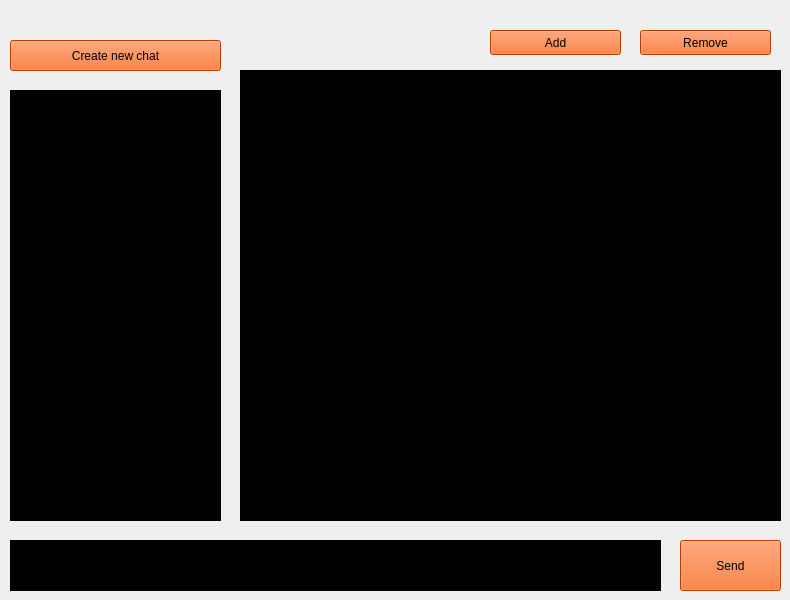
  <widget class="QWidget" name="centralwidget">
   <widget class="QPushButton" name="send">
    <property name="geometry">
     <rect>
      <x>680</x>
      <y>540</y>
      <width>101</width>
      <height>51</height>
     </rect>
    </property>
    <property name="palette">
     <palette>
      <active>
       <colorrole role="WindowText">
        <brush brushstyle="SolidPattern">
         <color alpha="255">
          <red>0</red>
          <green>0</green>
          <blue>0</blue>
         </color>
        </brush>
       </colorrole>
       <colorrole role="Button">
        <brush brushstyle="SolidPattern">
         <color alpha="255">
          <red>255</red>
          <green>85</green>
          <blue>0</blue>
         </color>
        </brush>
       </colorrole>
       <colorrole role="Text">
        <brush brushstyle="SolidPattern">
         <color alpha="255">
          <red>0</red>
          <green>0</green>
          <blue>0</blue>
         </color>
        </brush>
       </colorrole>
       <colorrole role="ButtonText">
        <brush brushstyle="SolidPattern">
         <color alpha="255">
          <red>0</red>
          <green>0</green>
          <blue>0</blue>
         </color>
        </brush>
       </colorrole>
       <colorrole role="Base">
        <brush brushstyle="SolidPattern">
         <color alpha="255">
          <red>255</red>
          <green>85</green>
          <blue>0</blue>
         </color>
        </brush>
       </colorrole>
       <colorrole role="Window">
        <brush brushstyle="SolidPattern">
         <color alpha="255">
          <red>255</red>
          <green>85</green>
          <blue>0</blue>
         </color>
        </brush>
       </colorrole>
       <colorrole role="AlternateBase">
        <brush brushstyle="SolidPattern">
         <color alpha="255">
          <red>255</red>
          <green>0</green>
          <blue>127</blue>
         </color>
        </brush>
       </colorrole>
       <colorrole role="PlaceholderText">
        <brush brushstyle="NoBrush">
         <color alpha="128">
          <red>0</red>
          <green>0</green>
          <blue>0</blue>
         </color>
        </brush>
       </colorrole>
      </active>
      <inactive>
       <colorrole role="WindowText">
        <brush brushstyle="SolidPattern">
         <color alpha="255">
          <red>0</red>
          <green>0</green>
          <blue>0</blue>
         </color>
        </brush>
       </colorrole>
       <colorrole role="Button">
        <brush brushstyle="SolidPattern">
         <color alpha="255">
          <red>255</red>
          <green>85</green>
          <blue>0</blue>
         </color>
        </brush>
       </colorrole>
       <colorrole role="Text">
        <brush brushstyle="SolidPattern">
         <color alpha="255">
          <red>0</red>
          <green>0</green>
          <blue>0</blue>
         </color>
        </brush>
       </colorrole>
       <colorrole role="ButtonText">
        <brush brushstyle="SolidPattern">
         <color alpha="255">
          <red>0</red>
          <green>0</green>
          <blue>0</blue>
         </color>
        </brush>
       </colorrole>
       <colorrole role="Base">
        <brush brushstyle="SolidPattern">
         <color alpha="255">
          <red>255</red>
          <green>85</green>
          <blue>0</blue>
         </color>
        </brush>
       </colorrole>
       <colorrole role="Window">
        <brush brushstyle="SolidPattern">
         <color alpha="255">
          <red>255</red>
          <green>85</green>
          <blue>0</blue>
         </color>
        </brush>
       </colorrole>
       <colorrole role="AlternateBase">
        <brush brushstyle="SolidPattern">
         <color alpha="255">
          <red>245</red>
          <green>245</green>
          <blue>245</blue>
         </color>
        </brush>
       </colorrole>
       <colorrole role="PlaceholderText">
        <brush brushstyle="NoBrush">
         <color alpha="128">
          <red>0</red>
          <green>0</green>
          <blue>0</blue>
         </color>
        </brush>
       </colorrole>
      </inactive>
      <disabled>
       <colorrole role="WindowText">
        <brush brushstyle="SolidPattern">
         <color alpha="255">
          <red>0</red>
          <green>0</green>
          <blue>0</blue>
         </color>
        </brush>
       </colorrole>
       <colorrole role="Button">
        <brush brushstyle="SolidPattern">
         <color alpha="255">
          <red>255</red>
          <green>85</green>
          <blue>0</blue>
         </color>
        </brush>
       </colorrole>
       <colorrole role="Text">
        <brush brushstyle="SolidPattern">
         <color alpha="255">
          <red>0</red>
          <green>0</green>
          <blue>0</blue>
         </color>
        </brush>
       </colorrole>
       <colorrole role="ButtonText">
        <brush brushstyle="SolidPattern">
         <color alpha="255">
          <red>0</red>
          <green>0</green>
          <blue>0</blue>
         </color>
        </brush>
       </colorrole>
       <colorrole role="Base">
        <brush brushstyle="SolidPattern">
         <color alpha="255">
          <red>255</red>
          <green>85</green>
          <blue>0</blue>
         </color>
        </brush>
       </colorrole>
       <colorrole role="Window">
        <brush brushstyle="SolidPattern">
         <color alpha="255">
          <red>255</red>
          <green>85</green>
          <blue>0</blue>
         </color>
        </brush>
       </colorrole>
       <colorrole role="AlternateBase">
        <brush brushstyle="SolidPattern">
         <color alpha="255">
          <red>245</red>
          <green>245</green>
          <blue>245</blue>
         </color>
        </brush>
       </colorrole>
       <colorrole role="PlaceholderText">
        <brush brushstyle="NoBrush">
         <color alpha="128">
          <red>0</red>
          <green>0</green>
          <blue>0</blue>
         </color>
        </brush>
       </colorrole>
      </disabled>
     </palette>
    </property>
    <property name="styleSheet">
     <string notr="true">background-color: rgb(255, 85, 0);
color: rgb(0, 0, 0);</string>
    </property>
    <property name="text">
     <string>Send</string>
    </property>
   </widget>
   <widget class="QTextEdit" name="textEdit">
    <property name="geometry">
     <rect>
      <x>10</x>
      <y>540</y>
      <width>651</width>
      <height>51</height>
     </rect>
    </property>
    <property name="palette">
     <palette>
      <active>
       <colorrole role="WindowText">
        <brush brushstyle="SolidPattern">
         <color alpha="255">
          <red>255</red>
          <green>255</green>
          <blue>255</blue>
         </color>
        </brush>
       </colorrole>
       <colorrole role="Button">
        <brush brushstyle="SolidPattern">
         <color alpha="255">
          <red>0</red>
          <green>0</green>
          <blue>0</blue>
         </color>
        </brush>
       </colorrole>
       <colorrole role="Text">
        <brush brushstyle="SolidPattern">
         <color alpha="255">
          <red>255</red>
          <green>255</green>
          <blue>255</blue>
         </color>
        </brush>
       </colorrole>
       <colorrole role="ButtonText">
        <brush brushstyle="SolidPattern">
         <color alpha="255">
          <red>255</red>
          <green>255</green>
          <blue>255</blue>
         </color>
        </brush>
       </colorrole>
       <colorrole role="Base">
        <brush brushstyle="SolidPattern">
         <color alpha="255">
          <red>0</red>
          <green>0</green>
          <blue>0</blue>
         </color>
        </brush>
       </colorrole>
       <colorrole role="Window">
        <brush brushstyle="SolidPattern">
         <color alpha="255">
          <red>0</red>
          <green>0</green>
          <blue>0</blue>
         </color>
        </brush>
       </colorrole>
       <colorrole role="ToolTipText">
        <brush brushstyle="SolidPattern">
         <color alpha="255">
          <red>255</red>
          <green>255</green>
          <blue>255</blue>
         </color>
        </brush>
       </colorrole>
       <colorrole role="PlaceholderText">
        <brush brushstyle="NoBrush">
         <color alpha="128">
          <red>255</red>
          <green>255</green>
          <blue>255</blue>
         </color>
        </brush>
       </colorrole>
      </active>
      <inactive>
       <colorrole role="WindowText">
        <brush brushstyle="SolidPattern">
         <color alpha="255">
          <red>255</red>
          <green>255</green>
          <blue>255</blue>
         </color>
        </brush>
       </colorrole>
       <colorrole role="Button">
        <brush brushstyle="SolidPattern">
         <color alpha="255">
          <red>0</red>
          <green>0</green>
          <blue>0</blue>
         </color>
        </brush>
       </colorrole>
       <colorrole role="Text">
        <brush brushstyle="SolidPattern">
         <color alpha="255">
          <red>255</red>
          <green>255</green>
          <blue>255</blue>
         </color>
        </brush>
       </colorrole>
       <colorrole role="ButtonText">
        <brush brushstyle="SolidPattern">
         <color alpha="255">
          <red>255</red>
          <green>255</green>
          <blue>255</blue>
         </color>
        </brush>
       </colorrole>
       <colorrole role="Base">
        <brush brushstyle="SolidPattern">
         <color alpha="255">
          <red>0</red>
          <green>0</green>
          <blue>0</blue>
         </color>
        </brush>
       </colorrole>
       <colorrole role="Window">
        <brush brushstyle="SolidPattern">
         <color alpha="255">
          <red>0</red>
          <green>0</green>
          <blue>0</blue>
         </color>
        </brush>
       </colorrole>
       <colorrole role="ToolTipText">
        <brush brushstyle="SolidPattern">
         <color alpha="255">
          <red>255</red>
          <green>255</green>
          <blue>255</blue>
         </color>
        </brush>
       </colorrole>
       <colorrole role="PlaceholderText">
        <brush brushstyle="NoBrush">
         <color alpha="128">
          <red>255</red>
          <green>255</green>
          <blue>255</blue>
         </color>
        </brush>
       </colorrole>
      </inactive>
      <disabled>
       <colorrole role="WindowText">
        <brush brushstyle="SolidPattern">
         <color alpha="255">
          <red>255</red>
          <green>255</green>
          <blue>255</blue>
         </color>
        </brush>
       </colorrole>
       <colorrole role="Button">
        <brush brushstyle="SolidPattern">
         <color alpha="255">
          <red>0</red>
          <green>0</green>
          <blue>0</blue>
         </color>
        </brush>
       </colorrole>
       <colorrole role="Text">
        <brush brushstyle="SolidPattern">
         <color alpha="255">
          <red>255</red>
          <green>255</green>
          <blue>255</blue>
         </color>
        </brush>
       </colorrole>
       <colorrole role="ButtonText">
        <brush brushstyle="SolidPattern">
         <color alpha="255">
          <red>255</red>
          <green>255</green>
          <blue>255</blue>
         </color>
        </brush>
       </colorrole>
       <colorrole role="Base">
        <brush brushstyle="SolidPattern">
         <color alpha="255">
          <red>0</red>
          <green>0</green>
          <blue>0</blue>
         </color>
        </brush>
       </colorrole>
       <colorrole role="Window">
        <brush brushstyle="SolidPattern">
         <color alpha="255">
          <red>0</red>
          <green>0</green>
          <blue>0</blue>
         </color>
        </brush>
       </colorrole>
       <colorrole role="ToolTipText">
        <brush brushstyle="SolidPattern">
         <color alpha="255">
          <red>255</red>
          <green>255</green>
          <blue>255</blue>
         </color>
        </brush>
       </colorrole>
       <colorrole role="PlaceholderText">
        <brush brushstyle="NoBrush">
         <color alpha="128">
          <red>255</red>
          <green>255</green>
          <blue>255</blue>
         </color>
        </brush>
       </colorrole>
      </disabled>
     </palette>
    </property>
    <property name="styleSheet">
     <string notr="true">color: rgb(255, 255, 255);</string>
    </property>
   </widget>
   <widget class="QPushButton" name="new_chat">
    <property name="enabled">
     <bool>true</bool>
    </property>
    <property name="geometry">
     <rect>
      <x>10</x>
      <y>40</y>
      <width>211</width>
      <height>31</height>
     </rect>
    </property>
    <property name="palette">
     <palette>
      <active>
       <colorrole role="WindowText">
        <brush brushstyle="SolidPattern">
         <color alpha="255">
          <red>0</red>
          <green>0</green>
          <blue>0</blue>
         </color>
        </brush>
       </colorrole>
       <colorrole role="Button">
        <brush brushstyle="SolidPattern">
         <color alpha="255">
          <red>255</red>
          <green>85</green>
          <blue>0</blue>
         </color>
        </brush>
       </colorrole>
       <colorrole role="Dark">
        <brush brushstyle="SolidPattern">
         <color alpha="255">
          <red>255</red>
          <green>255</green>
          <blue>255</blue>
         </color>
        </brush>
       </colorrole>
       <colorrole role="Mid">
        <brush brushstyle="SolidPattern">
         <color alpha="255">
          <red>255</red>
          <green>255</green>
          <blue>255</blue>
         </color>
        </brush>
       </colorrole>
       <colorrole role="Text">
        <brush brushstyle="SolidPattern">
         <color alpha="255">
          <red>0</red>
          <green>0</green>
          <blue>0</blue>
         </color>
        </brush>
       </colorrole>
       <colorrole role="ButtonText">
        <brush brushstyle="SolidPattern">
         <color alpha="255">
          <red>0</red>
          <green>0</green>
          <blue>0</blue>
         </color>
        </brush>
       </colorrole>
       <colorrole role="Base">
        <brush brushstyle="SolidPattern">
         <color alpha="255">
          <red>255</red>
          <green>85</green>
          <blue>0</blue>
         </color>
        </brush>
       </colorrole>
       <colorrole role="Window">
        <brush brushstyle="SolidPattern">
         <color alpha="255">
          <red>255</red>
          <green>85</green>
          <blue>0</blue>
         </color>
        </brush>
       </colorrole>
       <colorrole role="Shadow">
        <brush brushstyle="SolidPattern">
         <color alpha="255">
          <red>255</red>
          <green>255</green>
          <blue>255</blue>
         </color>
        </brush>
       </colorrole>
       <colorrole role="AlternateBase">
        <brush brushstyle="SolidPattern">
         <color alpha="255">
          <red>255</red>
          <green>0</green>
          <blue>127</blue>
         </color>
        </brush>
       </colorrole>
       <colorrole role="ToolTipBase">
        <brush brushstyle="SolidPattern">
         <color alpha="255">
          <red>255</red>
          <green>255</green>
          <blue>255</blue>
         </color>
        </brush>
       </colorrole>
       <colorrole role="PlaceholderText">
        <brush brushstyle="SolidPattern">
         <color alpha="128">
          <red>0</red>
          <green>0</green>
          <blue>0</blue>
         </color>
        </brush>
       </colorrole>
      </active>
      <inactive>
       <colorrole role="WindowText">
        <brush brushstyle="SolidPattern">
         <color alpha="255">
          <red>0</red>
          <green>0</green>
          <blue>0</blue>
         </color>
        </brush>
       </colorrole>
       <colorrole role="Button">
        <brush brushstyle="SolidPattern">
         <color alpha="255">
          <red>255</red>
          <green>85</green>
          <blue>0</blue>
         </color>
        </brush>
       </colorrole>
       <colorrole role="Dark">
        <brush brushstyle="SolidPattern">
         <color alpha="255">
          <red>255</red>
          <green>255</green>
          <blue>255</blue>
         </color>
        </brush>
       </colorrole>
       <colorrole role="Mid">
        <brush brushstyle="SolidPattern">
         <color alpha="255">
          <red>255</red>
          <green>255</green>
          <blue>255</blue>
         </color>
        </brush>
       </colorrole>
       <colorrole role="Text">
        <brush brushstyle="SolidPattern">
         <color alpha="255">
          <red>0</red>
          <green>0</green>
          <blue>0</blue>
         </color>
        </brush>
       </colorrole>
       <colorrole role="ButtonText">
        <brush brushstyle="SolidPattern">
         <color alpha="255">
          <red>0</red>
          <green>0</green>
          <blue>0</blue>
         </color>
        </brush>
       </colorrole>
       <colorrole role="Base">
        <brush brushstyle="SolidPattern">
         <color alpha="255">
          <red>255</red>
          <green>85</green>
          <blue>0</blue>
         </color>
        </brush>
       </colorrole>
       <colorrole role="Window">
        <brush brushstyle="SolidPattern">
         <color alpha="255">
          <red>255</red>
          <green>85</green>
          <blue>0</blue>
         </color>
        </brush>
       </colorrole>
       <colorrole role="Shadow">
        <brush brushstyle="SolidPattern">
         <color alpha="255">
          <red>255</red>
          <green>255</green>
          <blue>255</blue>
         </color>
        </brush>
       </colorrole>
       <colorrole role="AlternateBase">
        <brush brushstyle="SolidPattern">
         <color alpha="255">
          <red>255</red>
          <green>0</green>
          <blue>127</blue>
         </color>
        </brush>
       </colorrole>
       <colorrole role="ToolTipBase">
        <brush brushstyle="SolidPattern">
         <color alpha="255">
          <red>255</red>
          <green>255</green>
          <blue>255</blue>
         </color>
        </brush>
       </colorrole>
       <colorrole role="PlaceholderText">
        <brush brushstyle="SolidPattern">
         <color alpha="128">
          <red>0</red>
          <green>0</green>
          <blue>0</blue>
         </color>
        </brush>
       </colorrole>
      </inactive>
      <disabled>
       <colorrole role="WindowText">
        <brush brushstyle="SolidPattern">
         <color alpha="255">
          <red>0</red>
          <green>0</green>
          <blue>0</blue>
         </color>
        </brush>
       </colorrole>
       <colorrole role="Button">
        <brush brushstyle="SolidPattern">
         <color alpha="255">
          <red>255</red>
          <green>85</green>
          <blue>0</blue>
         </color>
        </brush>
       </colorrole>
       <colorrole role="Dark">
        <brush brushstyle="SolidPattern">
         <color alpha="255">
          <red>255</red>
          <green>255</green>
          <blue>255</blue>
         </color>
        </brush>
       </colorrole>
       <colorrole role="Mid">
        <brush brushstyle="SolidPattern">
         <color alpha="255">
          <red>255</red>
          <green>255</green>
          <blue>255</blue>
         </color>
        </brush>
       </colorrole>
       <colorrole role="Text">
        <brush brushstyle="SolidPattern">
         <color alpha="255">
          <red>0</red>
          <green>0</green>
          <blue>0</blue>
         </color>
        </brush>
       </colorrole>
       <colorrole role="ButtonText">
        <brush brushstyle="SolidPattern">
         <color alpha="255">
          <red>0</red>
          <green>0</green>
          <blue>0</blue>
         </color>
        </brush>
       </colorrole>
       <colorrole role="Base">
        <brush brushstyle="SolidPattern">
         <color alpha="255">
          <red>255</red>
          <green>85</green>
          <blue>0</blue>
         </color>
        </brush>
       </colorrole>
       <colorrole role="Window">
        <brush brushstyle="SolidPattern">
         <color alpha="255">
          <red>255</red>
          <green>85</green>
          <blue>0</blue>
         </color>
        </brush>
       </colorrole>
       <colorrole role="Shadow">
        <brush brushstyle="SolidPattern">
         <color alpha="255">
          <red>255</red>
          <green>255</green>
          <blue>255</blue>
         </color>
        </brush>
       </colorrole>
       <colorrole role="AlternateBase">
        <brush brushstyle="SolidPattern">
         <color alpha="255">
          <red>255</red>
          <green>0</green>
          <blue>127</blue>
         </color>
        </brush>
       </colorrole>
       <colorrole role="ToolTipBase">
        <brush brushstyle="SolidPattern">
         <color alpha="255">
          <red>255</red>
          <green>255</green>
          <blue>255</blue>
         </color>
        </brush>
       </colorrole>
       <colorrole role="PlaceholderText">
        <brush brushstyle="SolidPattern">
         <color alpha="128">
          <red>0</red>
          <green>0</green>
          <blue>0</blue>
         </color>
        </brush>
       </colorrole>
      </disabled>
     </palette>
    </property>
    <property name="styleSheet">
     <string notr="true">background-color: rgb(255, 0, 127);
background-color: rgb(255, 85, 0);
color: rgb(0, 0, 0);</string>
    </property>
    <property name="text">
     <string>Create new chat</string>
    </property>
   </widget>
   <widget class="QListWidget" name="listWidget">
    <property name="geometry">
     <rect>
      <x>240</x>
      <y>70</y>
      <width>541</width>
      <height>451</height>
     </rect>
    </property>
    <property name="palette">
     <palette>
      <active>
       <colorrole role="WindowText">
        <brush brushstyle="SolidPattern">
         <color alpha="255">
          <red>255</red>
          <green>255</green>
          <blue>255</blue>
         </color>
        </brush>
       </colorrole>
       <colorrole role="Button">
        <brush brushstyle="SolidPattern">
         <color alpha="255">
          <red>0</red>
          <green>0</green>
          <blue>0</blue>
         </color>
        </brush>
       </colorrole>
       <colorrole role="Text">
        <brush brushstyle="SolidPattern">
         <color alpha="255">
          <red>255</red>
          <green>255</green>
          <blue>255</blue>
         </color>
        </brush>
       </colorrole>
       <colorrole role="ButtonText">
        <brush brushstyle="SolidPattern">
         <color alpha="255">
          <red>255</red>
          <green>255</green>
          <blue>255</blue>
         </color>
        </brush>
       </colorrole>
       <colorrole role="Base">
        <brush brushstyle="SolidPattern">
         <color alpha="255">
          <red>0</red>
          <green>0</green>
          <blue>0</blue>
         </color>
        </brush>
       </colorrole>
       <colorrole role="Window">
        <brush brushstyle="SolidPattern">
         <color alpha="255">
          <red>0</red>
          <green>0</green>
          <blue>0</blue>
         </color>
        </brush>
       </colorrole>
       <colorrole role="PlaceholderText">
        <brush brushstyle="NoBrush">
         <color alpha="128">
          <red>255</red>
          <green>255</green>
          <blue>255</blue>
         </color>
        </brush>
       </colorrole>
      </active>
      <inactive>
       <colorrole role="WindowText">
        <brush brushstyle="SolidPattern">
         <color alpha="255">
          <red>255</red>
          <green>255</green>
          <blue>255</blue>
         </color>
        </brush>
       </colorrole>
       <colorrole role="Button">
        <brush brushstyle="SolidPattern">
         <color alpha="255">
          <red>0</red>
          <green>0</green>
          <blue>0</blue>
         </color>
        </brush>
       </colorrole>
       <colorrole role="Text">
        <brush brushstyle="SolidPattern">
         <color alpha="255">
          <red>255</red>
          <green>255</green>
          <blue>255</blue>
         </color>
        </brush>
       </colorrole>
       <colorrole role="ButtonText">
        <brush brushstyle="SolidPattern">
         <color alpha="255">
          <red>255</red>
          <green>255</green>
          <blue>255</blue>
         </color>
        </brush>
       </colorrole>
       <colorrole role="Base">
        <brush brushstyle="SolidPattern">
         <color alpha="255">
          <red>0</red>
          <green>0</green>
          <blue>0</blue>
         </color>
        </brush>
       </colorrole>
       <colorrole role="Window">
        <brush brushstyle="SolidPattern">
         <color alpha="255">
          <red>0</red>
          <green>0</green>
          <blue>0</blue>
         </color>
        </brush>
       </colorrole>
       <colorrole role="PlaceholderText">
        <brush brushstyle="NoBrush">
         <color alpha="128">
          <red>255</red>
          <green>255</green>
          <blue>255</blue>
         </color>
        </brush>
       </colorrole>
      </inactive>
      <disabled>
       <colorrole role="WindowText">
        <brush brushstyle="SolidPattern">
         <color alpha="255">
          <red>255</red>
          <green>255</green>
          <blue>255</blue>
         </color>
        </brush>
       </colorrole>
       <colorrole role="Button">
        <brush brushstyle="SolidPattern">
         <color alpha="255">
          <red>0</red>
          <green>0</green>
          <blue>0</blue>
         </color>
        </brush>
       </colorrole>
       <colorrole role="Text">
        <brush brushstyle="SolidPattern">
         <color alpha="255">
          <red>255</red>
          <green>255</green>
          <blue>255</blue>
         </color>
        </brush>
       </colorrole>
       <colorrole role="ButtonText">
        <brush brushstyle="SolidPattern">
         <color alpha="255">
          <red>255</red>
          <green>255</green>
          <blue>255</blue>
         </color>
        </brush>
       </colorrole>
       <colorrole role="Base">
        <brush brushstyle="SolidPattern">
         <color alpha="255">
          <red>0</red>
          <green>0</green>
          <blue>0</blue>
         </color>
        </brush>
       </colorrole>
       <colorrole role="Window">
        <brush brushstyle="SolidPattern">
         <color alpha="255">
          <red>0</red>
          <green>0</green>
          <blue>0</blue>
         </color>
        </brush>
       </colorrole>
       <colorrole role="PlaceholderText">
        <brush brushstyle="NoBrush">
         <color alpha="128">
          <red>255</red>
          <green>255</green>
          <blue>255</blue>
         </color>
        </brush>
       </colorrole>
      </disabled>
     </palette>
    </property>
    <property name="styleSheet">
     <string notr="true">color: rgb(255, 255, 255);
background-color: rgb(0, 0, 0);</string>
    </property>
   </widget>
   <widget class="QListWidget" name="listW">
    <property name="geometry">
     <rect>
      <x>10</x>
      <y>90</y>
      <width>211</width>
      <height>431</height>
     </rect>
    </property>
    <property name="palette">
     <palette>
      <active>
       <colorrole role="WindowText">
        <brush brushstyle="SolidPattern">
         <color alpha="255">
          <red>255</red>
          <green>255</green>
          <blue>255</blue>
         </color>
        </brush>
       </colorrole>
       <colorrole role="Button">
        <brush brushstyle="SolidPattern">
         <color alpha="255">
          <red>0</red>
          <green>0</green>
          <blue>0</blue>
         </color>
        </brush>
       </colorrole>
       <colorrole role="Text">
        <brush brushstyle="SolidPattern">
         <color alpha="255">
          <red>255</red>
          <green>255</green>
          <blue>255</blue>
         </color>
        </brush>
       </colorrole>
       <colorrole role="ButtonText">
        <brush brushstyle="SolidPattern">
         <color alpha="255">
          <red>255</red>
          <green>255</green>
          <blue>255</blue>
         </color>
        </brush>
       </colorrole>
       <colorrole role="Base">
        <brush brushstyle="SolidPattern">
         <color alpha="255">
          <red>0</red>
          <green>0</green>
          <blue>0</blue>
         </color>
        </brush>
       </colorrole>
       <colorrole role="Window">
        <brush brushstyle="SolidPattern">
         <color alpha="255">
          <red>0</red>
          <green>0</green>
          <blue>0</blue>
         </color>
        </brush>
       </colorrole>
       <colorrole role="PlaceholderText">
        <brush brushstyle="NoBrush">
         <color alpha="128">
          <red>255</red>
          <green>255</green>
          <blue>255</blue>
         </color>
        </brush>
       </colorrole>
      </active>
      <inactive>
       <colorrole role="WindowText">
        <brush brushstyle="SolidPattern">
         <color alpha="255">
          <red>255</red>
          <green>255</green>
          <blue>255</blue>
         </color>
        </brush>
       </colorrole>
       <colorrole role="Button">
        <brush brushstyle="SolidPattern">
         <color alpha="255">
          <red>0</red>
          <green>0</green>
          <blue>0</blue>
         </color>
        </brush>
       </colorrole>
       <colorrole role="Text">
        <brush brushstyle="SolidPattern">
         <color alpha="255">
          <red>255</red>
          <green>255</green>
          <blue>255</blue>
         </color>
        </brush>
       </colorrole>
       <colorrole role="ButtonText">
        <brush brushstyle="SolidPattern">
         <color alpha="255">
          <red>255</red>
          <green>255</green>
          <blue>255</blue>
         </color>
        </brush>
       </colorrole>
       <colorrole role="Base">
        <brush brushstyle="SolidPattern">
         <color alpha="255">
          <red>0</red>
          <green>0</green>
          <blue>0</blue>
         </color>
        </brush>
       </colorrole>
       <colorrole role="Window">
        <brush brushstyle="SolidPattern">
         <color alpha="255">
          <red>0</red>
          <green>0</green>
          <blue>0</blue>
         </color>
        </brush>
       </colorrole>
       <colorrole role="PlaceholderText">
        <brush brushstyle="NoBrush">
         <color alpha="128">
          <red>255</red>
          <green>255</green>
          <blue>255</blue>
         </color>
        </brush>
       </colorrole>
      </inactive>
      <disabled>
       <colorrole role="WindowText">
        <brush brushstyle="SolidPattern">
         <color alpha="255">
          <red>255</red>
          <green>255</green>
          <blue>255</blue>
         </color>
        </brush>
       </colorrole>
       <colorrole role="Button">
        <brush brushstyle="SolidPattern">
         <color alpha="255">
          <red>0</red>
          <green>0</green>
          <blue>0</blue>
         </color>
        </brush>
       </colorrole>
       <colorrole role="Text">
        <brush brushstyle="SolidPattern">
         <color alpha="255">
          <red>255</red>
          <green>255</green>
          <blue>255</blue>
         </color>
        </brush>
       </colorrole>
       <colorrole role="ButtonText">
        <brush brushstyle="SolidPattern">
         <color alpha="255">
          <red>255</red>
          <green>255</green>
          <blue>255</blue>
         </color>
        </brush>
       </colorrole>
       <colorrole role="Base">
        <brush brushstyle="SolidPattern">
         <color alpha="255">
          <red>0</red>
          <green>0</green>
          <blue>0</blue>
         </color>
        </brush>
       </colorrole>
       <colorrole role="Window">
        <brush brushstyle="SolidPattern">
         <color alpha="255">
          <red>0</red>
          <green>0</green>
          <blue>0</blue>
         </color>
        </brush>
       </colorrole>
       <colorrole role="PlaceholderText">
        <brush brushstyle="NoBrush">
         <color alpha="128">
          <red>255</red>
          <green>255</green>
          <blue>255</blue>
         </color>
        </brush>
       </colorrole>
      </disabled>
     </palette>
    </property>
    <property name="styleSheet">
     <string notr="true">background-color: rgb(0, 0, 0);
color: rgb(255, 255, 255);</string>
    </property>
   </widget>
   <widget class="QLabel" name="title">
    <property name="geometry">
     <rect>
      <x>240</x>
      <y>40</y>
      <width>211</width>
      <height>20</height>
     </rect>
    </property>
    <property name="text">
     <string/>
    </property>
   </widget>
   <widget class="QPushButton" name="remove">
    <property name="geometry">
     <rect>
      <x>640</x>
      <y>30</y>
      <width>131</width>
      <height>25</height>
     </rect>
    </property>
    <property name="styleSheet">
     <string notr="true">background-color: rgb(255, 85, 0);
color: rgb(0, 0, 0);</string>
    </property>
    <property name="text">
     <string>Remove</string>
    </property>
   </widget>
   <widget class="QLabel" name="connected">
    <property name="geometry">
     <rect>
      <x>20</x>
      <y>10</y>
      <width>271</width>
      <height>20</height>
     </rect>
    </property>
    <property name="text">
     <string/>
    </property>
   </widget>
   <widget class="QPushButton" name="add">
    <property name="geometry">
     <rect>
      <x>490</x>
      <y>30</y>
      <width>131</width>
      <height>25</height>
     </rect>
    </property>
    <property name="styleSheet">
     <string notr="true">background-color: rgb(255, 85, 0);
color: rgb(0, 0, 0);</string>
    </property>
    <property name="text">
     <string>Add</string>
    </property>
   </widget>
  </widget>
